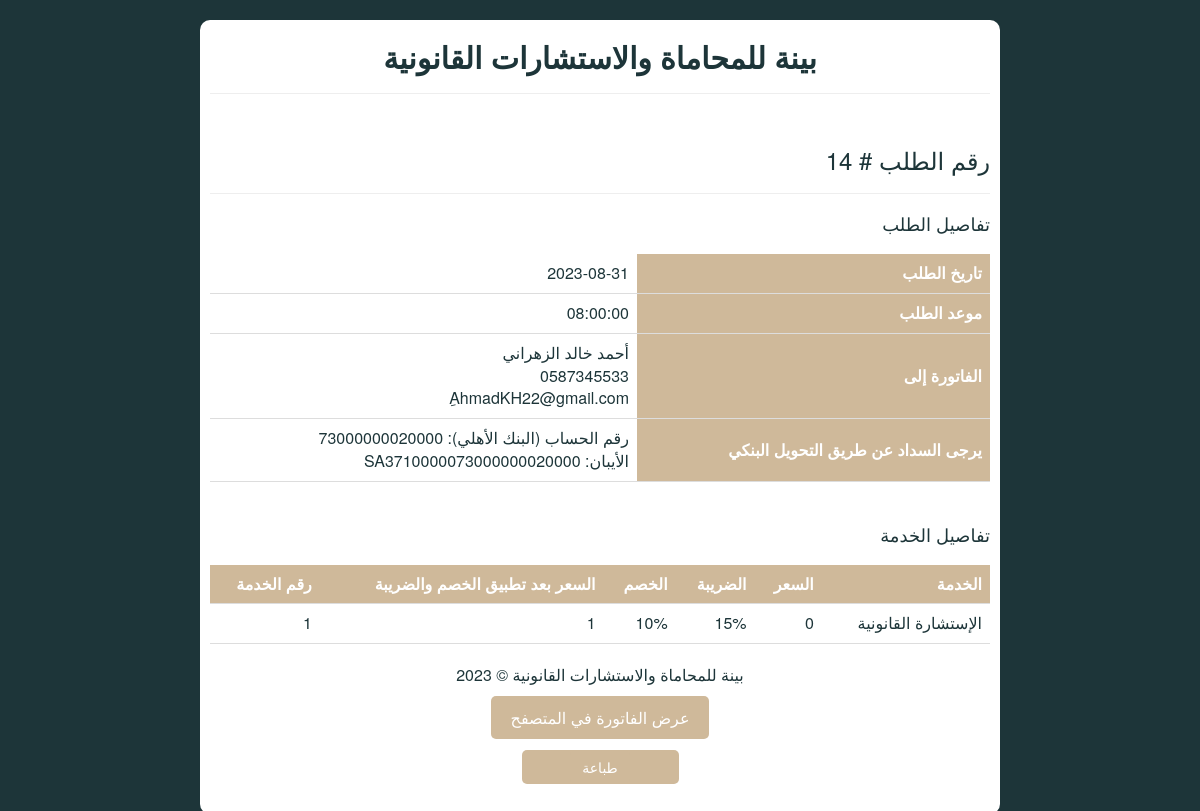
Screenshot of /Admin/email_body.php?appointment_id=14 with the database file from the repository.
### tables this page shows
CREATE TABLE `appointments` (
  `Appointment_id` int(20) NOT NULL,
  `Client` int(10) NOT NULL,
  `Service_id` int(3) NOT NULL,
  `Urgent` int(1) DEFAULT NULL,
  `Brief` varchar(500) NOT NULL,
  `File` varchar(500) DEFAULT NULL,
  `total_price` double DEFAULT NULL,
  `Date` date NOT NULL,
  `time` time NOT NULL,
  `place` int(1) DEFAULT NULL,
  `status` varchar(30) NOT NULL,
  `initial_price` double DEFAULT NULL
);

CREATE TABLE `clients` (
  `client_id` int(10) NOT NULL,
  `First_name` varchar(40) NOT NULL,
  `Middle_name` varchar(40) NOT NULL,
  `Last_name` varchar(40) NOT NULL,
  `Email` varchar(50) NOT NULL,
  `Phone` varchar(12) NOT NULL,
  `NationalID` varchar(10) NOT NULL,
  `password` varchar(50) DEFAULT NULL,
  `registered` int(1) DEFAULT NULL,
  `reset_token_expires_at` datetime DEFAULT NULL,
  `reset_token_hash` varchar(64) DEFAULT NULL,
  `user_id` int(50) DEFAULT NULL
);

CREATE TABLE `services` (
  `Service_id` int(3) NOT NULL,
  `title` varchar(200) NOT NULL,
  `description` varchar(1000) NOT NULL
);

### Admin/email_body.php (the view, shortened to what this page needs)
<?php
include '../database.php';
$appointmentId =  $_GET['appointment_id'];
$smt = mysqli_prepare($conn, "SELECT * FROM appointments WHERE appointment_id = '$appointmentId'");
mysqli_stmt_execute($smt);
$result = mysqli_stmt_get_result($smt);
if (mysqli_num_rows($result) == 0) {
    $smt = mysqli_prepare($conn, "SELECT * FROM orders WHERE order_id = '$appointmentId'");
    mysqli_stmt_execute($smt);
    $result = mysqli_stmt_get_result($smt);
    $row = mysqli_fetch_assoc($result);
    $filed = $row['filed'];
    $prosecutor = $row['prosecutor'];
    $defendant = $row['defendant'];
    $required_work = $row['required_work'];
    $Brief = $row['brief'];
    $requests = $row['requests'];
    $notes = $row['notes'];
    $Service_id = $row['service_id'];
    $client = $row['client_id'];
    $details = $row['details'];
    $parts = explode("$", $details);
    $Date = $row['due_date'];
    $time = $row['time'];
    $File = $row['file'];
    $total_price = $row['total_price'];
    $initial_price = $row['initial_price'];
    $status = $row['status'];
} else {
    $row = mysqli_fetch_assoc($result);
    $Date = $row['Date'];
    $time = $row['time'];
    $total_price = $row['total_price'];
    $client = $row['Client'];
    $Service_id = $row['Service_id'];
    $initial_price = $row['initial_price'];
}
$stmt = mysqli_prepare($conn, "SELECT * FROM clients WHERE client_id = ?");
mysqli_stmt_bind_param($stmt, "i", $client);
mysqli_stmt_execute($stmt);
$result = mysqli_stmt_get_result($stmt);
$row = mysqli_fetch_assoc($result);
$Fristname = $row['First_name'];
$Middlename = $row['Middle_name'];
$Lastname = $row['Last_name'];
$phone = $row['Phone'];
$email = $row['Email'];
$registered = $row['registered'];
$query = "SELECT title FROM services WHERE service_id = '$Service_id'";
$result1 = mysqli_query($conn, $query);
if ($result && mysqli_num_rows($result1) > 0) {
    $row1 = mysqli_fetch_assoc($result1);
    $serviceName = $row1['title'];
} else {
    $serviceName = "Service not found.";
}
?>
<!DOCTYPE html>
<html lang="ar">
<head>
    <link href="//netdna.bootstrapcdn.com/bootstrap/3.1.0/css/bootstrap.min.css" rel="stylesheet" id="bootstrap-css">
</head>
<body>
<div class="invoice-container">
    <h2 style="text-align: center; color: #1D3539; font-weight: bold;">بينة للمحاماة والاستشارات القانونية</h2>
    <hr><br>
    <h3 style="text-align: right; color: #1D3539;">رقم الطلب # <?php echo $appointmentId; ?></h3>
    <hr>
    <h4 style="text-align: right;color: #1D3539; ">تفاصيل الطلب</h4>
    <table>
        <tr>
            <td><?php echo $Date; ?></td>
            <th style="text-align: right;">تاريخ الطلب</th>
        </tr>
        <tr>
            <td><?php echo $time; ?></td>
            <th style="text-align: right;">موعد الطلب</th>
        </tr>
        <tr>
            <td><?php echo $Fristname . " " . $Middlename . " " . $Lastname; ?><br><?php echo $phone; ?><br><?php echo $email; ?></td>
            <th style="text-align: right;">الفاتورة إلى</th>
        </tr>
        <tr>
            <td>رقم الحساب (البنك الأهلي): 73000000020000<br>SA3710000073000000020000 :الأيبان </td>
            <th style="text-align: right;">يرجى السداد عن طريق التحويل البنكي</th>
        </tr>
    </table>
    <br>
    <h4 style="text-align: right; color: #1D3539;">تفاصيل الخدمة</h4>
    <table>
        <tr>
            <th style="text-align: right;">رقم الخدمة</th>
            <th style="text-align: right;">السعر بعد تطبيق الخصم والضريبة </th>
            <th style="text-align: right;">الخصم</th>
            <th style="text-align: right;">الضريبة</th>
            <th style="text-align: right;">السعر</th>
            <th style="text-align: right;">الخدمة</th>
        </tr>
        <tr>
            <td><?php echo $Service_id; ?></td>
            <td><?php echo $total_price; ?></td>
            <td class="border-0">
                <?php echo ($registered == 1) ? '10%' : '0%'; ?>
            </td>
            <td><?php echo "15%"; ?></td>
            <td><?php echo $initial_price ; ?></td>
            <td><?php echo $serviceName; ?></td>
        </tr>
    </table>
    <p style="margin-top: 20px;">بينة للمحاماة والاستشارات القانونية © 2023</p>
    <div class="button-container">
        <a href="https://bainah.com.sa/Admin/email_body.php?appointment_id=<?php echo $appointmentId; ?>" class="view-button">عرض الفاتورة في المتصفح</a>
    </div>
    <button class="button ">
        <div class="float-end">
            <a href="javascript:window.print()" class="btn btn-success me-1" style="background-color: #CFB99A;    border:none; ">طباعة<i class="fa fa-print"></i></a>
        </div>
    </button>
</div>
</body>
</html>

### Admin/email_body.php (style rules this page uses)
.invoice-container { text-align: center; margin-top: 20px; padding: 10px; background-color: #fff; border-radius: 10px; max-width: 800px; margin-left: auto; margin-right: auto; }
table { border-collapse: collapse; width: 100%; margin-bottom: 10px; }
th, td { text-align: right; padding: 8px; border-bottom: 1px solid #ddd; }
th { background-color: #CFB99A; color: #fff; }
body { background-color: #1D3539; color: #CFB99A; font-size: 16px; }
h2, h3, h4 { color: #CFB99A; text-align: center; margin-top: 10px; margin-bottom: 20px; }
p { margin-top: 10px; margin-bottom: 10px; }
.button-container { text-align: center; margin-top: 20px; }
.view-button { background-color: #CFB99A; color: #fff; border: none; padding: 10px 20px; border-radius: 5px; text-decoration: none; }
.button { flex: 1; max-width: 200px; margin: 20px; width: 157px; flex-shrink: 0; text-decoration: none; font-size: 14px !important; padding: 1px 7px !important; background-color: #CFB99A; color: #fff; border: none; border-radius: 5px; }
body { color: #1D3539; }

### rows the page displays
appointments: Date "2023-08-31", time "08:00:00", Service "1", total_price "1", initial_price "0"
clients: First_name "أحمد", Middle_name "خالد", Last_name "الزهراني", Phone "0587345533", Email "ِAhmadKH22@gmail.com"
services: title "الإستشارة القانونية"

### other values shown
$appointmentId "14"
